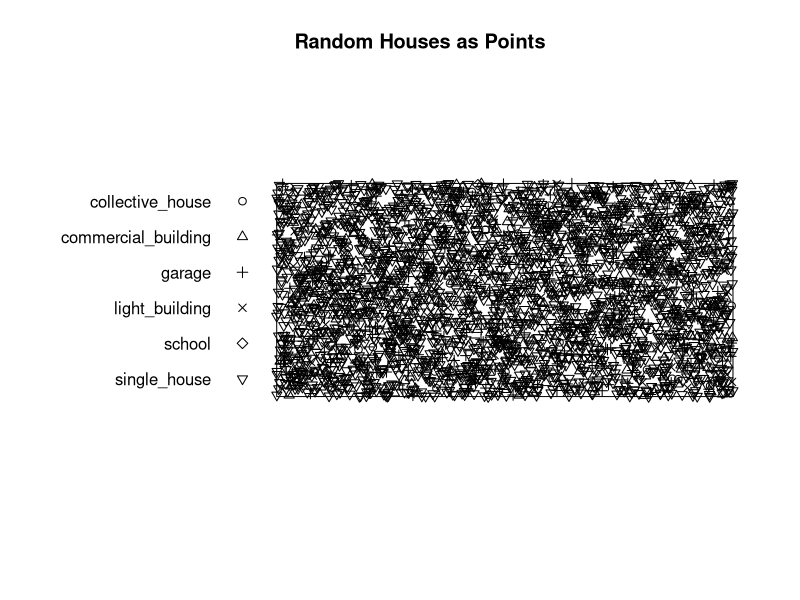
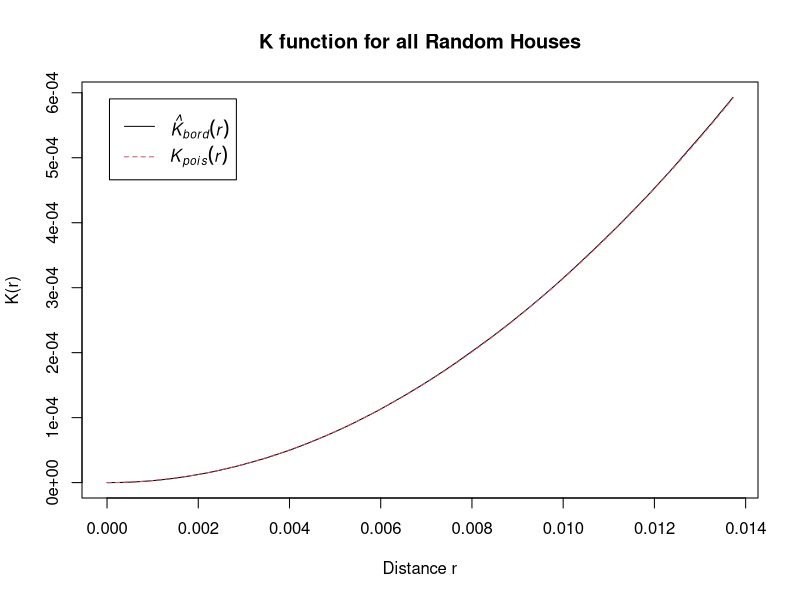
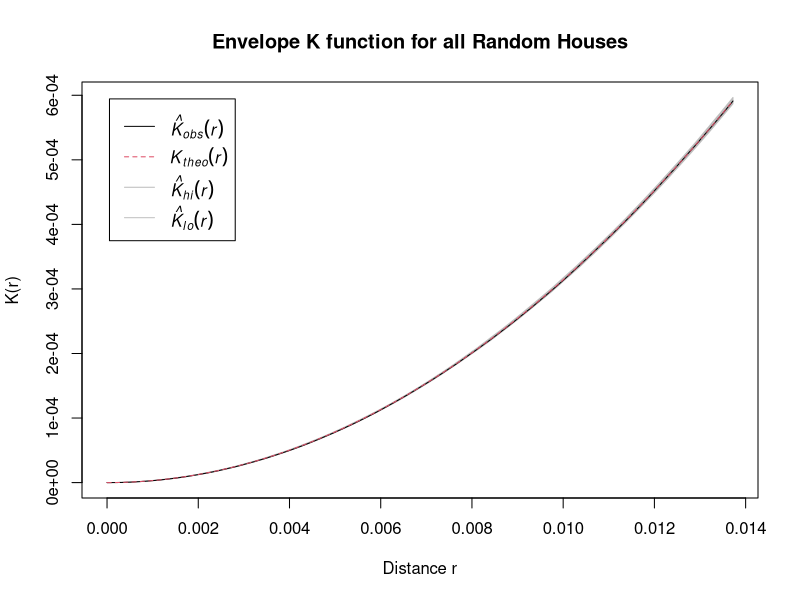
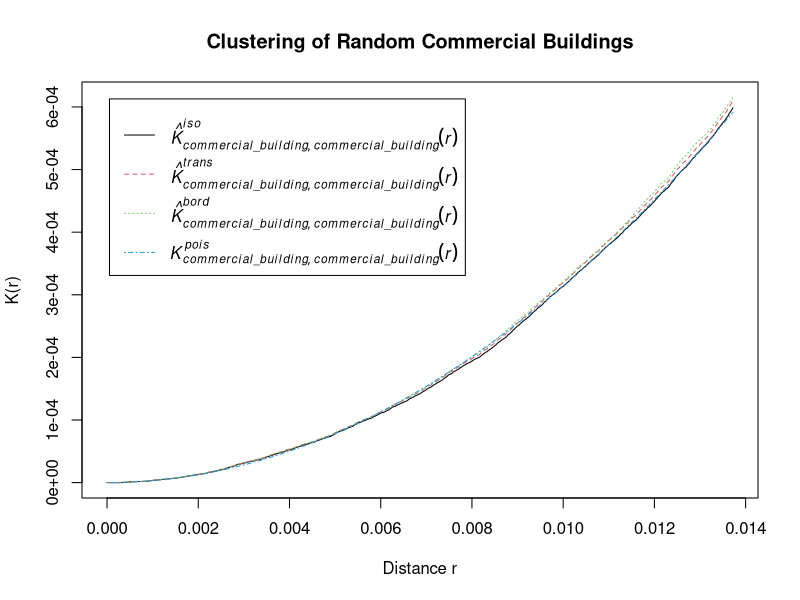
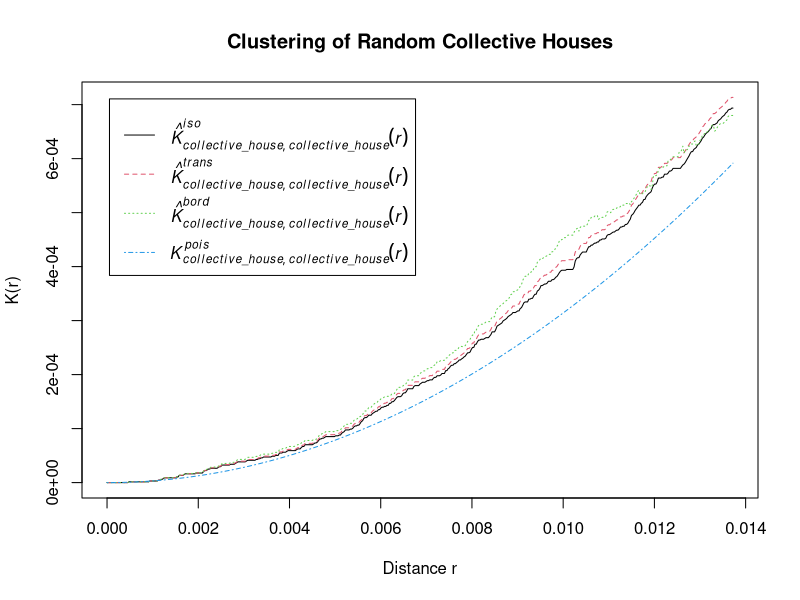
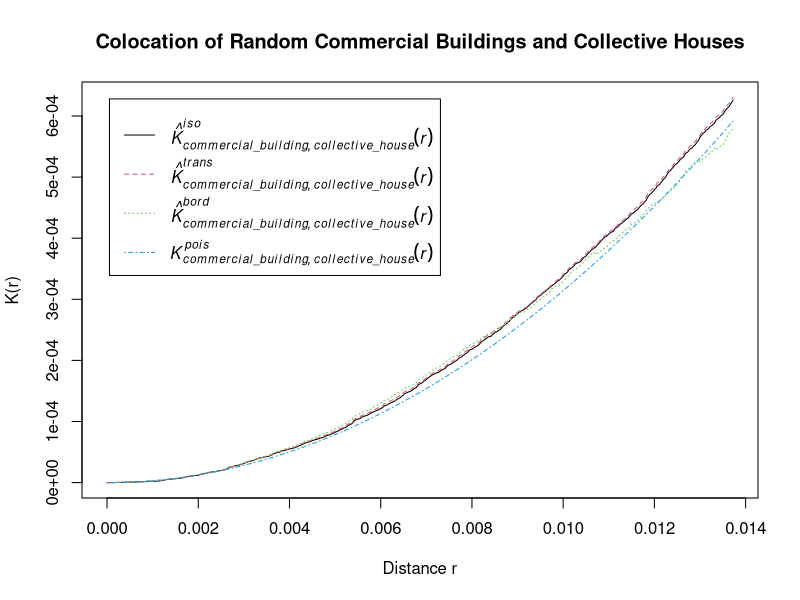
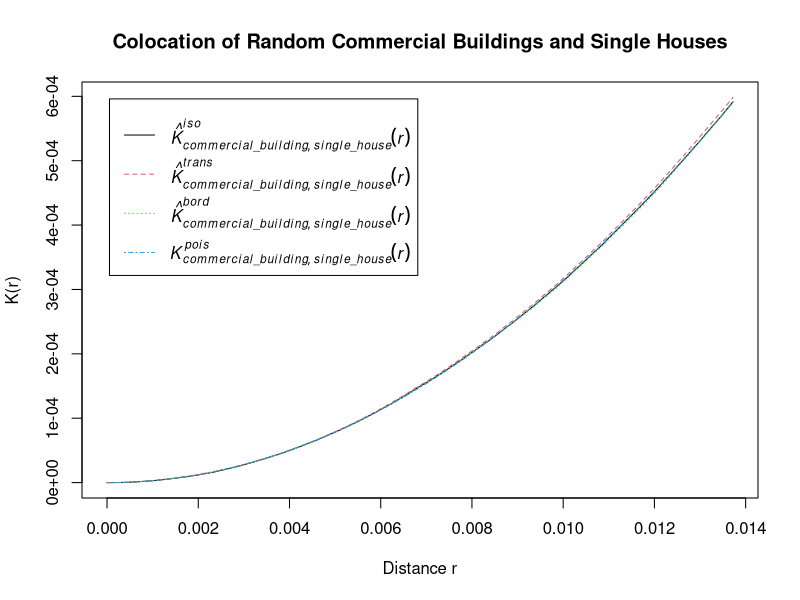
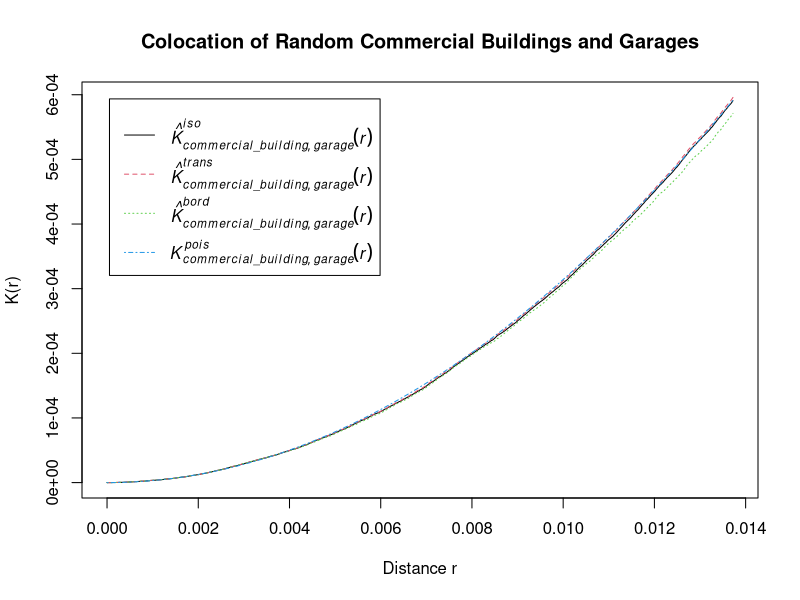

Recreate these plots in R, in order.
library(spatstat)
#clear the environment
rm(list=ls())

#Import the data
mydata = read.csv("Z.csv", header = TRUE)
set.seed(001)
mydata$latitude=sample(mydata$latitude)
mydata$longitude=sample(mydata$longitude)

mydata$buildingType <- as.factor(mydata$buildingType)

# Read minimum and maximum locations
min_longitude = min(mydata$longitude)
max_longitude = max(mydata$longitude)
min_latitude = min(mydata$latitude)
max_latitude = max(mydata$latitude)

#----- Task a: Analysis for overall patterns ------

myPattern <- ppp(mydata$longitude, mydata$latitude, marks = mydata$buildingType, c(min_longitude,max_longitude), c(min_latitude,max_latitude))
summary(myPattern)
plot(myPattern, main="Random Houses as Points")
plot(Kest(myPattern), main="K function for all Random Houses",
     xlab="Distance r",
     ylab="K(r)")
plot(envelope(myPattern,Kest), main="Envelope K function for all Random Houses",
     xlab="Distance r",
     ylab="K(r)")


#----- Task b: Analysis for Primary Building Patterns ------
unique(mydata$buildingType)
plot(Kcross(myPattern, "commercial_building", "commercial_building"), main="Clustering of Random Commercial Buildings",
     xlab="Distance r",
     ylab="K(r)")

plot(Kcross(myPattern, "collective_house", "collective_house"), main="Clustering of Random Collective Houses",
     xlab="Distance r",
     ylab="K(r)")


#----- Task c: Analysis for Different Building Patterns ------
unique(mydata$buildingType)
plot(Kcross(myPattern, "commercial_building", "collective_house"), main="Colocation of Random Commercial Buildings and Collective Houses",
     xlab="Distance r",
     ylab="K(r)")

plot(Kcross(myPattern, "commercial_building", "single_house"), main="Colocation of Random Commercial Buildings and Single Houses",
     xlab="Distance r",
     ylab="K(r)")

plot(Kcross(myPattern, "commercial_building", "garage"), main="Colocation of Random Commercial Buildings and Garages",
     xlab="Distance r",
     ylab="K(r)")

plot(Kcross(myPattern, "commercial_building", "light_building"), main="Colocation of Random Commercial Buildings and Light Buildings",
     xlab="Distance r",
     ylab="K(r)")

plot(Kcross(myPattern, "commercial_building", "school"), main="Colocation of Random Commercial Buildings and Schools",
     xlab="Distance r",
     ylab="K(r)")

plot(Kcross(myPattern, "collective_house", "single_house"), main="Colocation of Random Collective Houses and Single Houses",
     xlab="Distance r",
     ylab="K(r)")

plot(Kcross(myPattern, "collective_house", "garage"), main="Colocation of Random Collective Houses and Garages",
     xlab="Distance r",
     ylab="K(r)")

plot(Kcross(myPattern, "collective_house", "light_building"), main="Colocation of Random Collective Houses and Light Buildings",
     xlab="Distance r",
     ylab="K(r)")

plot(Kcross(myPattern, "collective_house", "school"), main="Colocation of Random Collective Houses and Schools",
     xlab="Distance r",
     ylab="K(r)")
